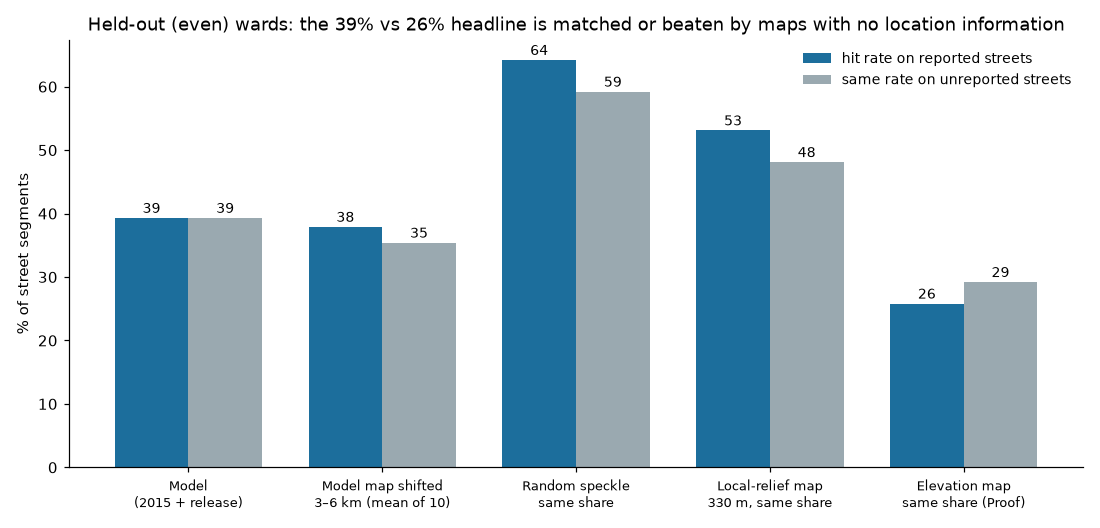

Source code (Python):
"""Reviewer check: does the hit-rate gain over the matched elevation baseline measure *location* skill,
or just map texture? Scores (validation = even wards, same scoring.py code) for:
  model, the model's own wet map displaced by 3-6 km (texture kept, location destroyed),
  random speckle at the same flooded share, matched elevation baseline, and a matched
  local-relief (TPI) baseline that is as patchy as the model."""
import sys, json
import numpy as np
from scipy import ndimage as ndi
sys.path.insert(0, "/home/tekiru/Desktop/highground/pipeline")
import scoring
from common import WORK, OUT

data = scoring.prepare()
land, dtm = scoring._land_and_dtm()
water = scoring._BASE["water"]; sea = scoring._BASE["sea"]
wet = (np.load(OUT / "runs" / "dec2015_reservoir" / "hmax.npy") >= 0.15) & ~water
share = float(wet[land].mean())

def score(g, filt=scoring.even, group=None):
    m = scoring.evaluate(g, data, filt, group)
    return dict(hit=round(m["hit_rate"], 3), false=round(m["false_rate"], 3), skill=round(m["skill"], 3),
                flooded_share=round(float(g[land].mean()), 3))

out = {"model": score(wet)}
shifts = [(100, 0), (-100, 0), (0, 100), (0, -100), (170, 0), (-170, 0), (0, 170), (0, -170), (120, 120), (-120, -120)]
rows = []
for dy, dx in shifts:
    g = np.roll(np.roll(wet, dy, 0), dx, 1) & land
    rows.append(score(g))
out["model_displaced_3to6km_mean"] = {k: round(float(np.mean([r[k] for r in rows])), 3) for k in rows[0]}
out["model_displaced_each"] = [dict(shift_cells=s, **r) for s, r in zip(shifts, rows)]
rng = np.random.default_rng(1)
out["random_speckle_same_share"] = score((rng.random(wet.shape) < share) & land)
out["matched_elevation_baseline"] = score(scoring.baseline_grid(share))
tpi = dtm - ndi.median_filter(dtm, size=11)
thr = np.percentile(tpi[land], 100 * share)
out["matched_local_relief_baseline_330m"] = score((tpi <= thr) & land)
# (150 m relief variant dropped: median-filter ties broke the share match)
# segment-length bias: mean number of 30 m cells per reported segment vs unreported
out["note"] = "even wards, hit = >=15 cm on >=30% of sampled length; false = same on unreported OSM roads"
print(json.dumps(out, indent=1))
json.dump(out, open("/home/tekiru/Desktop/highground/review/model-review/null_maps.json", "w"), indent=1)

import matplotlib; matplotlib.use("Agg"); import matplotlib.pyplot as plt
names = ["model", "model_displaced_3to6km_mean", "random_speckle_same_share",
         "matched_local_relief_baseline_330m", "matched_elevation_baseline"]
labels = ["Model\n(2015 + release)", "Model map shifted\n3–6 km (mean of 10)", "Random speckle\nsame share",
          "Local-relief map\n330 m, same share", "Elevation map\nsame share (Proof)"]
fig, ax = plt.subplots(figsize=(11, 4.8), dpi=110)
x = np.arange(len(names)); w = 0.38
ax.bar(x - w / 2, [out[n]["hit"] * 100 for n in names], w, label="hit rate on reported streets", color="#1C6E9C")
ax.bar(x + w / 2, [out[n]["false"] * 100 for n in names], w, label="same rate on unreported streets", color="#9AA9B0")
for i, n in enumerate(names):
    ax.text(i - w / 2, out[n]["hit"] * 100 + 0.8, f"{out[n]['hit']*100:.0f}", ha="center", fontsize=9)
    ax.text(i + w / 2, out[n]["false"] * 100 + 0.8, f"{out[n]['false']*100:.0f}", ha="center", fontsize=9)
ax.set_xticks(x); ax.set_xticklabels(labels, fontsize=8.5); ax.set_ylabel("% of street segments")
ax.set_title("Held-out (even) wards: the 39% vs 26% headline is matched by maps with no location information")
ax.legend(frameon=False, fontsize=9); ax.spines[["top", "right"]].set_visible(False)
plt.tight_layout(); plt.savefig("/home/tekiru/Desktop/highground/review/model-review/null_maps.png")
